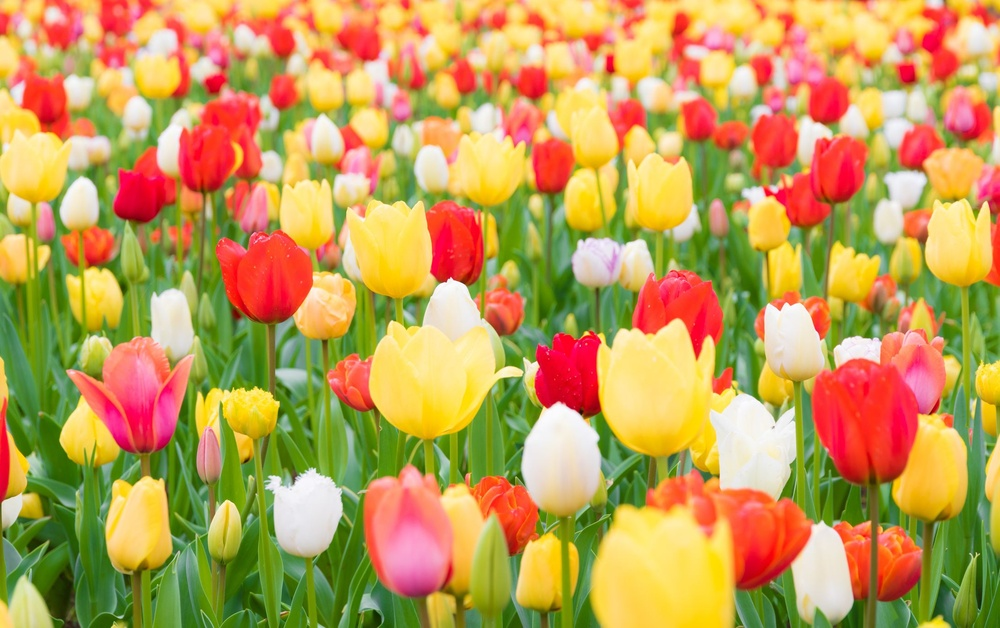
#> input picture Lab2/flowers.jpg, 1000 x 628 px, shrunk from 2186 x 1372 before the run
$ python lab2.py
#> lines starting #> are read from the running program, lines starting #| are printed output that depends on the picture
# Zongyu Wu, 09/10/2024

import cv2
import matplotlib.pyplot as plot
import numpy as np

# Read color and gray image
flowers = cv2.imread("flowers.jpg")
#> flowers is the input picture: shape (628, 1000, 3); mean B, G, R 84.7, 156.1, 193
gray = cv2.imread("flowers.jpg", cv2.IMREAD_GRAYSCALE)
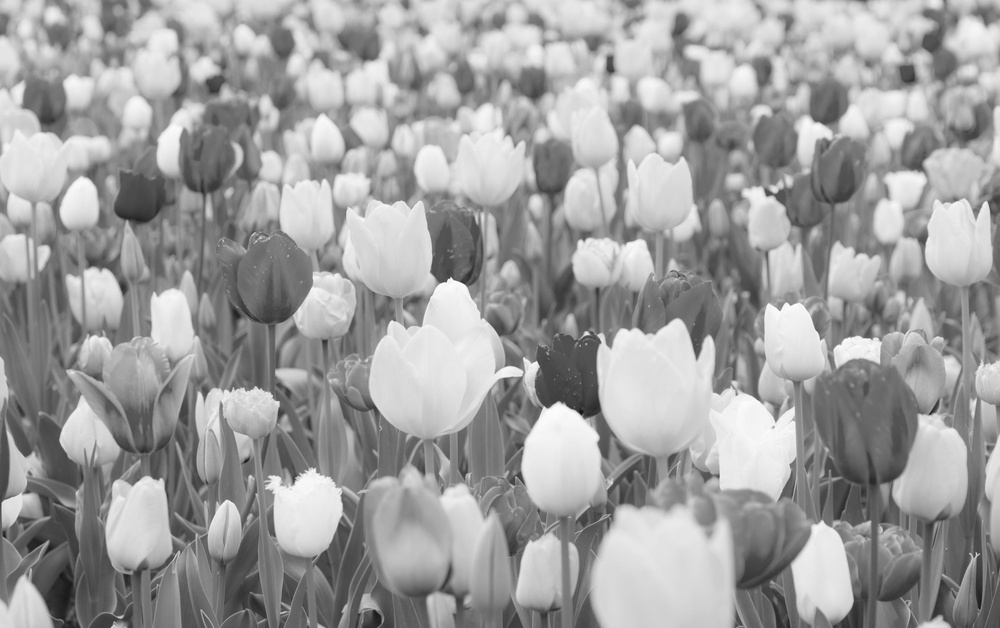
#> gray: shape (628, 1000); min 17, max 255, mean 159

# Get channels
r, g, b = flowers[:, :, 0], flowers[:, :, 1], flowers[:, :, 2]
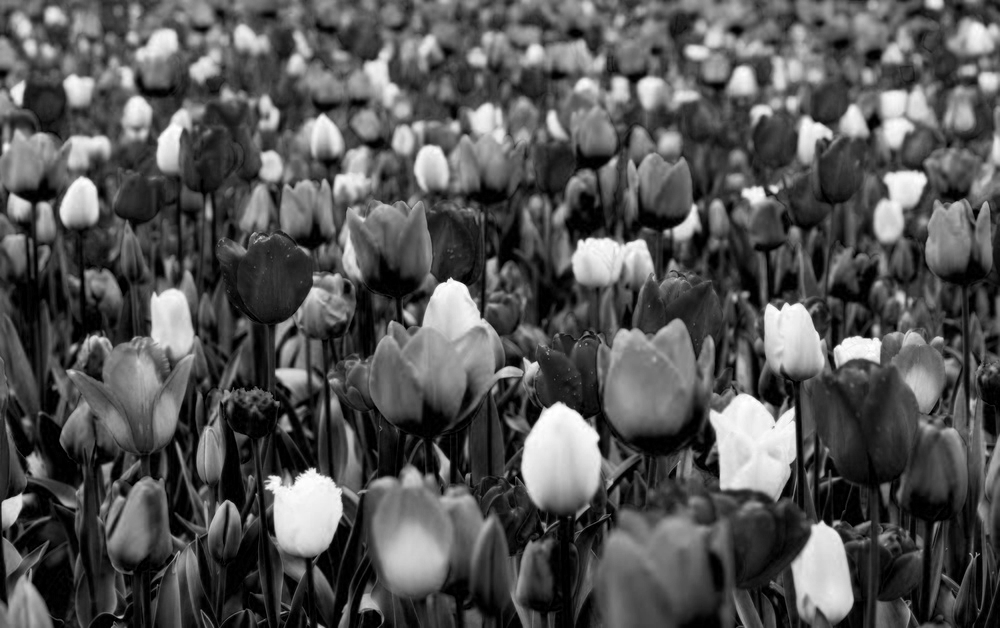
#> r: shape (628, 1000); min 0, max 255, mean 84.7
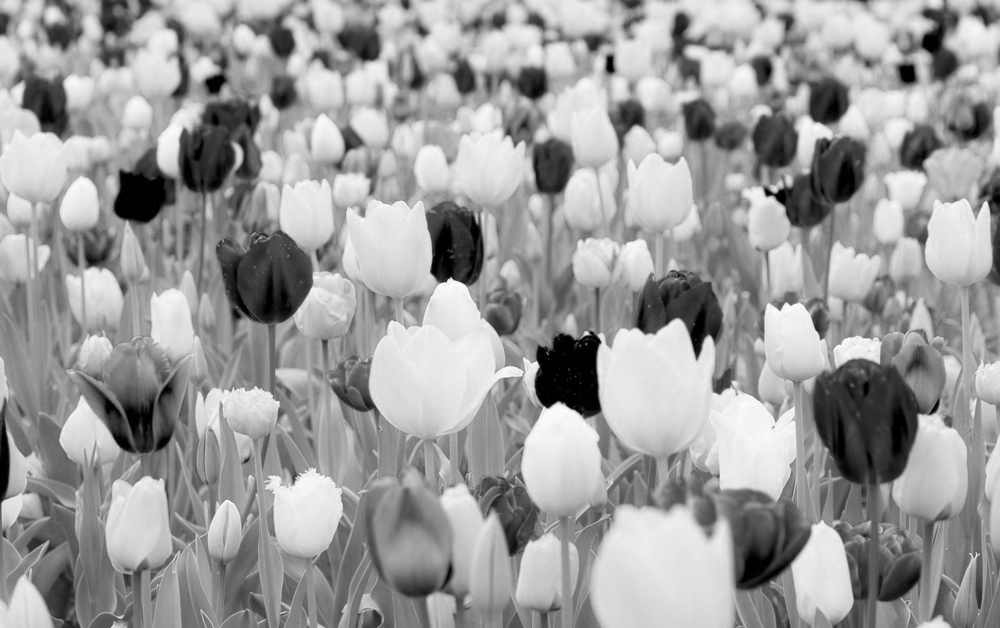
#> g: shape (628, 1000); min 0, max 255, mean 156.1
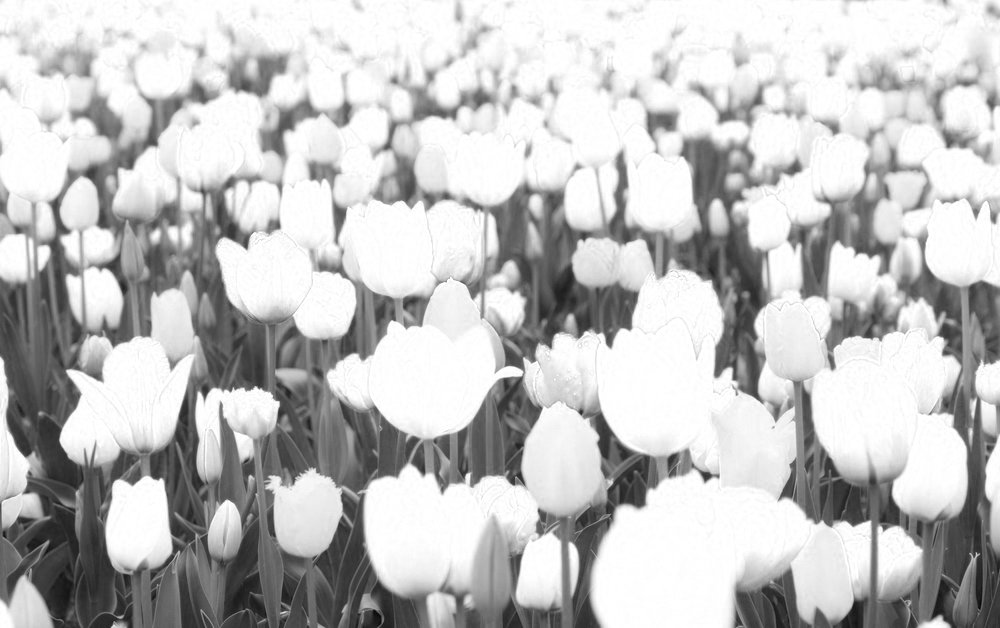
#> b: shape (628, 1000); min 0, max 255, mean 193

# Take average
Ave = r / 3 + g / 3 + b / 3
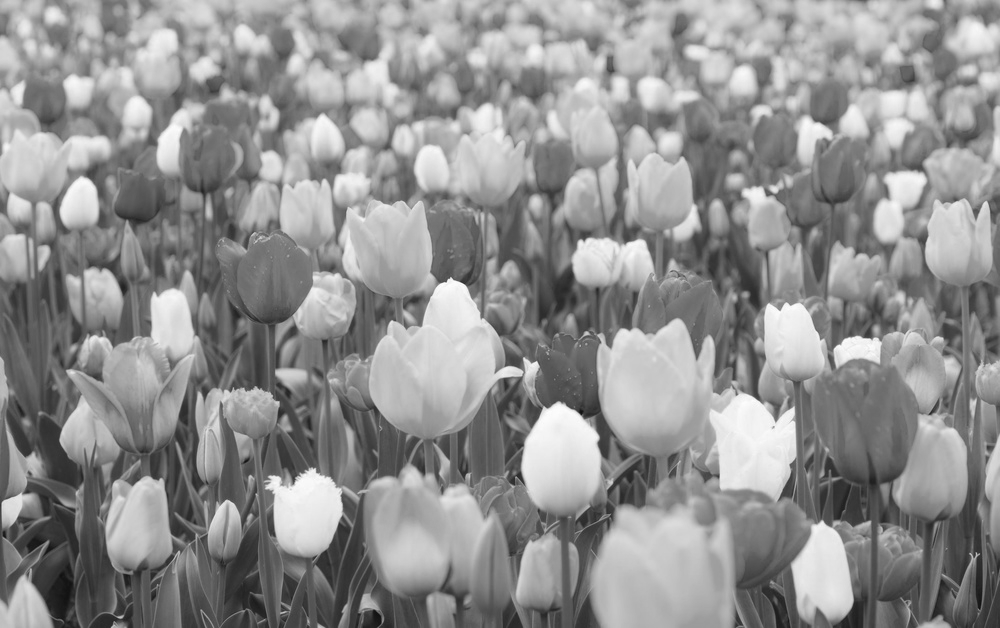
#> Ave: shape (628, 1000) float64; min 13.67, max 253.7, mean 144.6
NTSC = 0.299 * b + 0.587 * g + 0.114 * r

# Format average
Ave = Ave
NTSC = NTSC.astype(np.uint8)

# Show gray images
cv2.imshow("Compare", gray)
cv2.imshow("Average", Ave)
cv2.imshow("NTSC", NTSC)
cv2.waitKey(0)
